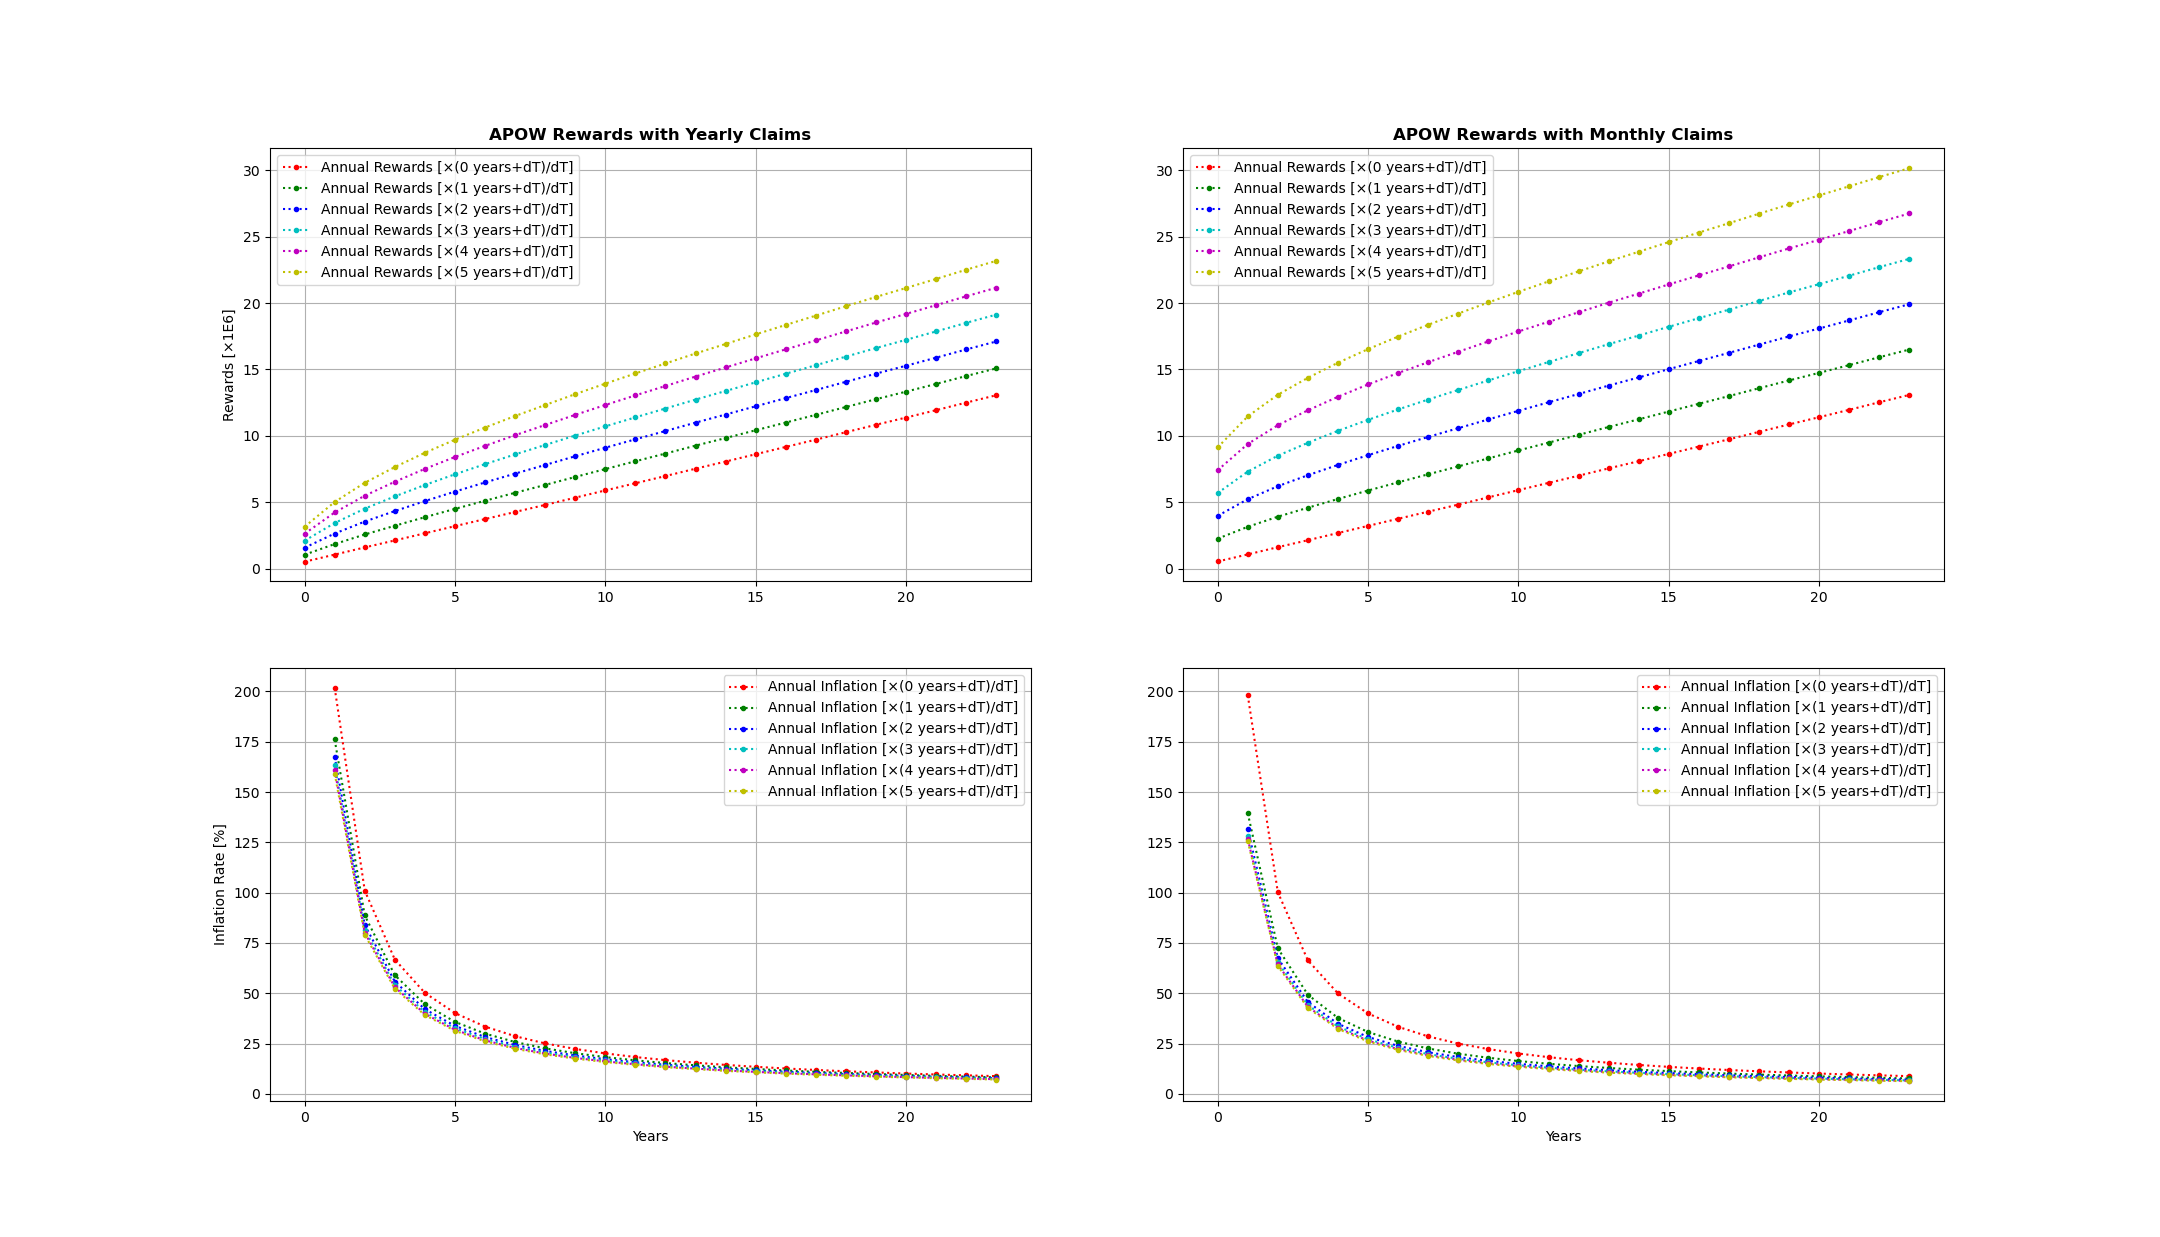

This figure's Python source:
#!/usr/bin/env python
###############################################################################

import argparse
import numpy as np
import matplotlib.pyplot as pp

###############################################################################
###############################################################################

def inflation(rewards, prefix):

    mean, std, sum = rewards.mean(), rewards.std(), rewards.sum()
    print(prefix, 'mean={:05.1f} std={:.1f} sum={:07.1f}'
          .format(mean, std, sum))

    total = rewards.cumsum()
    roll1 = np.roll(total, shift=1)
    roll1[0] = roll1[1] / 10.999
    rates = (total / roll1) - 1

    for r, rt, rr in zip(rewards, total, rates * 100):
        print(f'{r:05.1f}', f'{rt:07.1f}', f'{rr:05.1f}%')

    rates[0] = np.inf
    return rates * 100

def graph(args, column, color):
    data = np.genfromtxt(open(args.path).readlines())
    ms = data[:,2*column+0]
    ys = data[:,2*column+1]

    ms_rates = inflation(ms, prefix='[M]')
    ys_rates = inflation(ys, prefix='[Y]')

    # Plot annual rewards (yearly claims):
    ax1 = pp.subplot(221)
    pp.title('APOW Rewards with Yearly Claims', fontweight='bold')
    pp.plot(ys, ':.', color=color)
    pp.ylabel('Rewards [×1E6]')
    label = lambda y: f'Annual Rewards [×({y} years+dT)/dT]'
    pp.legend(list(map(label, [0,1,2,3,4,5,9,99])))
    pp.grid(visible=True)

    # Plot annual rewards (monthy claims):
    ax2 = pp.subplot(222, sharey=ax1)
    pp.title('APOW Rewards with Monthly Claims', fontweight='bold')
    pp.plot(ms, ':.', color=color)
    label = lambda y: f'Annual Rewards [×({y} years+dT)/dT]'
    pp.legend(list(map(label, [0,1,2,3,4,5,9,99])))
    # pp.legend(['Annual Rewards'])
    pp.grid(visible=True)

    # Plot annual inflation (yearly claims):
    ax3 = pp.subplot(223, sharex=ax1)
    pp.plot(ys_rates, ':.', color=color)
    pp.xlabel('Years')
    pp.ylabel('Inflation Rate [%]')
    label = lambda y: f'Annual Inflation [×({y} years+dT)/dT]'
    pp.legend(list(map(label, [0,1,2,3,4,5,9,99])))
    pp.grid(visible=True)

    # Plot annual inflation (monthly claims):
    pp.subplot(224, sharex=ax2, sharey=ax3)
    pp.plot(ms_rates, ':.', color=color)
    pp.xlabel('Years')
    label = lambda y: f'Annual Inflation [×({y} years+dT)/dT]'
    pp.legend(list(map(label, [0,1,2,3,4,5,9,99])))
    pp.grid(visible=True)

###############################################################################
###############################################################################

if __name__ == '__main__':

    parser = argparse.ArgumentParser(
        description='Plots Rewards over Time')
    parser.add_argument('path', type=str, nargs='?',
        help='path to data (default: %(default)s)', default='./rewards.txt')

    args = parser.parse_args()
    graph(args, column=0, color='r')
    graph(args, column=1, color='g')
    graph(args, column=2, color='b')

    graph(args, column=3, color='c')
    graph(args, column=4, color='m')
    graph(args, column=5, color='y')

    # graph(args, column=6, color='black') # (09+dT)/dT
    # graph(args, column=7, color='black') # (99+dT)/dT
    pp.show()

###############################################################################
###############################################################################
